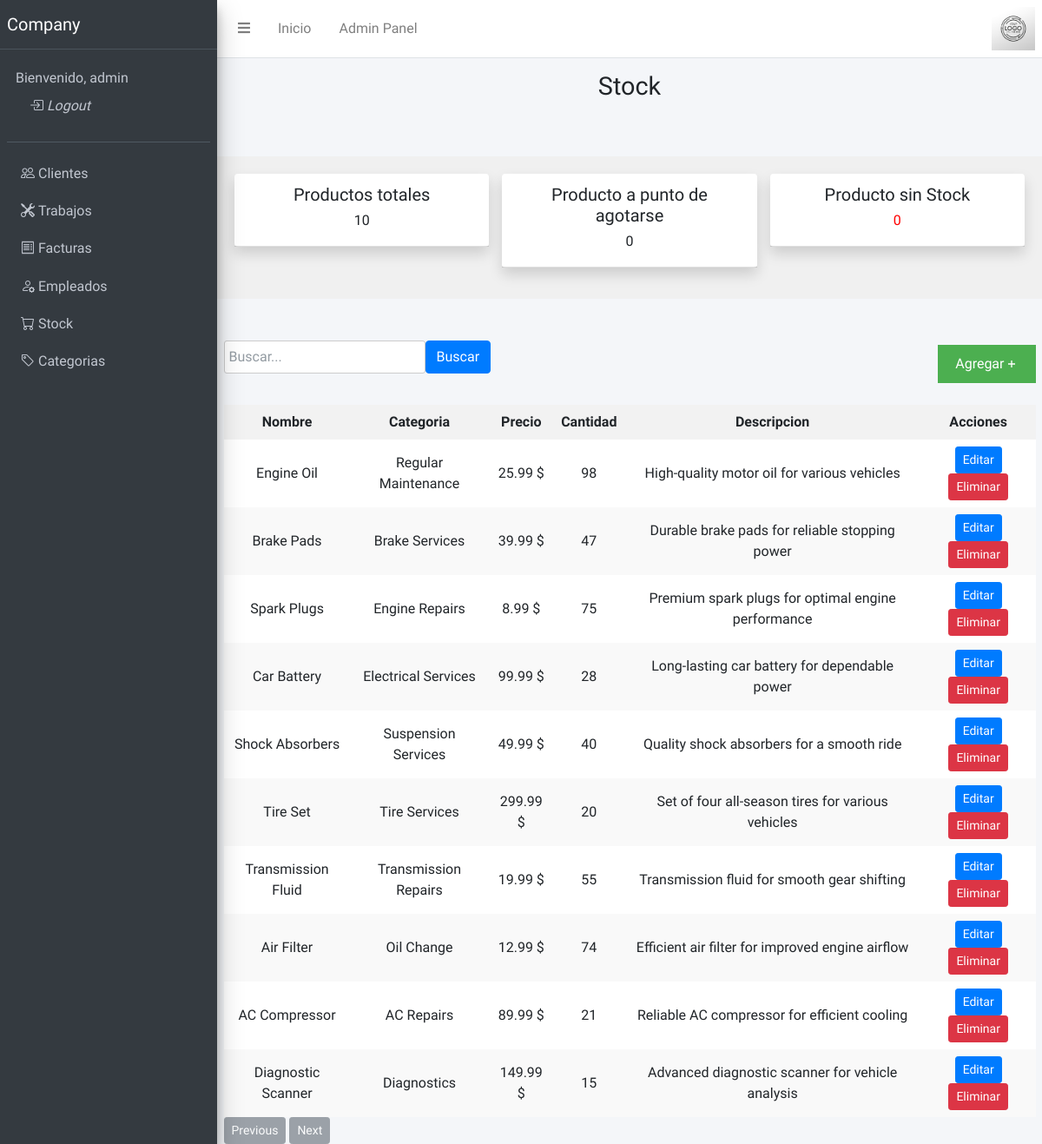
Page /management/products/ (signed in) on the committed database.
### management/models.py (models this page shows, shortened)
class Product(models.Model):
    name = models.CharField(max_length=100, blank=False, null=True, unique=True, verbose_name='Name')
    category = models.ForeignKey(Category, null=True, blank=False, on_delete=models.SET_NULL, verbose_name= 'Category')
    price = models.DecimalField(max_digits=50, decimal_places=2, blank=False, null=True, unique=False, verbose_name='Price')
    quantity = models.IntegerField(blank=False, null=True, verbose_name='Quantity')
    description = models.TextField(max_length=100, blank=True, null=True, verbose_name='Description')
    class Meta:
        db_table = 'products'
        verbose_name = 'Product'
        verbose_name_plural = 'Products'
        ordering = ['category']

class Category(models.Model):
    name = models.CharField(max_length=100, blank=False, null=True, unique=True, verbose_name='Name')
    def __str__(self):
        return self.name
    class Meta:
        db_table = 'categories'
        verbose_name = 'Category'
        verbose_name_plural = 'Categories'
        ordering = ['id']

### management/views.py (the view)
# urls.py: path('products/', ProductListView.as_view(), name='products'),
class ProductListView(LoginRequiredMixin,PermissionRequiredMixin,ListView):
    model = Product
    template_name = 'products_list.html'
    context_object_name = 'products'
    login_url = 'website:login'
    permission_required = 'management.view_product'
    def get_queryset(self):
        queryset = super().get_queryset()
        search_query = self.request.GET.get('search')
        if search_query:
            queryset = Product.objects.filter(
                Q(name__icontains=search_query) |
                Q(description__icontains=search_query) |
                Q(category__name__icontains=search_query)
            )
        return queryset
    def get_context_data(self, **kwargs):
        context = super().get_context_data(**kwargs)
        product_list = Product.objects.all()
        total_products = len(product_list)
        out_stock = []
        out_stock2 = []
        for product in product_list:
            if product.quantity <= 0:
                out_stock.append(product)
            elif product.quantity >= 1 and product.quantity < 10:
                out_stock2.append(product)
        total_out_stock = len(out_stock)
        total_out_stock2 = len(out_stock2)
        context['total_out_stock'] = total_out_stock
        context['total_out_stock2'] = total_out_stock2
        context['total_products'] = total_products
        return context

### management/templates/products_list.html (shortened to what this page needs)
{% extends 'base.html' %}
{% load static %}
{% block headerpage %}
Stock
{% endblock %}
{% block content %}
<div class="container mt-5 text-center">
    <div class="row">
        <div class="col-md-4">
            <div class="card shadow">
                <div class="card-header">
                    <h5 style="text-align: center;">Productos totales</h5>
                    <h6 style="text-align: center;">{{ total_products }}</h6>
                </div>
            </div>
        </div>
        <div class="col-md-4">
            <div class="card shadow">
                <div class="card-header">
                    <h5 style="text-align: center;">Producto a punto de agotarse</h5>
                    <h6 style="text-align: center;">{{ total_out_stock2 }}</h6>
                </div>
            </div>
        </div>
        <div class="col-md-4">
            <div class="card shadow">
                <div class="card-header">
                    <h5 style="text-align: center;">Producto sin Stock</h5>
                    <h6 style="text-align: center; color: red;">{{ total_out_stock }}</h6>
                </div>
            </div>
        </div>
    </div>
</div>
<div class="container-fluid mt-5">
    <div class="table-header">
        <div class="search-container">
            <form method="GET" action="{% url 'management:products' %}">
                <div class="form-group">
                    <input type="text" class="form-control" name="search" placeholder="Buscar...">
                    <button type="submit" class="btn btn-primary">Buscar</button>
                </div>
            </form>
        </div>
        <div class="add-button">
            <button>
                <a href={%url 'management:add_product' %} style="color:white">Agregar</a>
                <svg xmlns="http://www.w3.org/2000/svg" fill="none" viewBox="0 0 24 24" stroke="currentColor">
                    <path strokeLinecap="round" strokeLinejoin="round" strokeWidth="2" d="M12 6v6m0 0v6m0-6h6m-6 0H6" />
                </svg>
            </button>
        </div>
    </div>
    <div class="table-responsive">
        <table>
            <thead>
                <tr>
                    <th scope="col" style="text-align: center;">Nombre</th>
                    <th scope="col" style="text-align: center;">Categoria</th>
                    <th scope="col" style="text-align: center;">Precio</th>
                    <th scope="col" style="text-align: center;">Cantidad</th>
                    <th scope="col" style="text-align: center;">Descripcion</th>
                    <th scope="col" style="text-align: center;">Acciones</th>
                </tr>
            </thead>
            <tbody>
                {% for product in products %}
                <tr>
                    <td style="text-align: center;">{{ product.name }}</td>
                    {% if product.category == None%}
                        <td style="text-align: center;">Sin Categoria</td>
                    {% else %}
                        <td style="text-align: center;">{{ product.category }}</td>
                    {% endif %}
                    <td style="text-align: center;">{{ product.price }} $</td>
                    <td style="text-align: center;">{{ product.quantity }}</td>
                    <td style="text-align: center;">{{ product.description }}</td>
                    <td style="text-align: center;">
                        <a href="{% url 'management:update_product' product.id %}" class="btn btn-primary btn-sm">Editar</a>
                        <a href="{% url 'management:delete_product' product.id %}" class="btn btn-danger btn-sm">Eliminar</a>
                    </td>
                </tr>
                {% empty %}
                <tr>
                    <td colspan="9" style="text-align: center;">No se encontro stock disponible.</td>
                </tr>
                {% endfor %}
            </tbody>
        </table>
    </div>
    <div class="pagination-container">
        <button id="prev-page-btn" class="btn btn-secondary btn-sm">Previous</button>
        <button id="next-page-btn" class="btn btn-secondary btn-sm">Next</button>
    </div>
</div>
{% endblock %}

### templates/base.html (shortened to what this page needs)
{% load static %}
<!DOCTYPE html>
<html lang="en">
<head>
    <link rel="stylesheet" href="{% static 'plugins/fontawesome-free/css/all.min.css' %}">
    <link rel="stylesheet" href="{% static 'dist/css/adminlte.min.css' %}">
    <link rel="stylesheet" href="https://cdn.jsdelivr.net/npm/bootstrap-icons@1.10.5/font/bootstrap-icons.css">
    <link rel="stylesheet" href="{% static 'css/customstyles.css' %}">
</head>
<body class="hold-transition sidebar-mini">
    <div class="wrapper">
        <nav class="main-header navbar navbar-expand navbar-white navbar-light">
            <ul class="navbar-nav">
                <li class="nav-item">
                    <a class="nav-link" data-widget="pushmenu" href="#" role="button"><i class="fas fa-bars"></i></a>
                </li>
                <li class="nav-item d-none d-sm-inline-block">
                    <a href="{% url 'website:index' %}" class="nav-link">Inicio</a>
                </li>
                {% if user.is_authenticated and user.is_superuser %}
                    <li class="nav-item d-none d-sm-inline-block">
                        <a href="{% url 'admin:index' %}" class="nav-link">Admin Panel</a>
                    </li>
                {% endif %}
            </ul>
            <ul class="navbar-nav ml-auto">
                <img src="{% static 'dist/img/logo.png' %}" alt="Top Cauchos Logo" style="height: 50px;">
            </ul>
        </nav>
        <aside class="main-sidebar sidebar-dark-primary elevation-4">
            <a href="{% url 'website:index' %}" class="brand-link">
                <span class="brand-text font-weight-light">Company</span>
            </a>
            <div class="sidebar">
                <div class="user-panel mt-3 pb-3 mb-3 d-flex">
                    <div class="info">
                        <a href="#" class="d-block">Bienvenido, {{ user.username }}<a href="{% url 'website:logout' %}" class="nav-link"><i class="bi bi-box-arrow-in-right"> Logout</i></a></a>
                    </div>
                </div>
                <nav class="mt-2">
                    <ul class="nav nav-pills nav-sidebar flex-column" data-widget="treeview" role="menu"
                        data-accordion="false">
                        <li class="nav-item">
                            <a href="{% url 'clients:clients' %}" class="nav-link">
                                <i class="bi bi-people"></i>
                                <p href="{% url 'clients:clients' %}">Clientes</p>
                            </a>
                        </li>
                        <li class="nav-item">
                            <a href="{% url 'jobs:jobs' %}" class="nav-link">
                                <i class="bi bi-tools"></i>
                                <p href="{% url 'jobs:jobs' %}">Trabajos</p>
                            </a>
                        </li>
                        <li class="nav-item">
                            <a href="{% url 'management:invoices' %}" class="nav-link">
                                <i class="bi bi-receipt"></i>
                                <p href="{% url 'management:invoices' %}">Facturas</p>
                            </a>
                        </li>
                        <li class="nav-item">
                            <a href="{% url 'management:employees' %}" class="nav-link">
                                <i class="bi bi-person-gear"></i>
                                <p href="{% url 'management:employees' %}">Empleados</p>
                            </a>
                        </li>
                        <li class="nav-item">
                            <a href="{% url 'management:products' %}" class="nav-link">
                                <i class="bi bi-cart"></i>
                                <p href="{% url 'management:products' %}">Stock</p>
                            </a>
                        </li>
                        <li class="nav-item">
                            <a href="{% url 'management:categories' %}" class="nav-link">
                                <i class="bi bi-tag"></i>
                                <p href="{% url 'management:categories' %}">Categorias</p>
                            </a>
                        </li>
                    </ul>
                </nav>
            </div>
        </aside>
        <div class="content-wrapper">
            <div class="content-header">
                <div class="container-fluid">
                    <div>
                        <div>
                            <h1 class="m-0" style="text-align: center;">{% block headerpage %}{% endblock %}</h1>
                        </div>
                    </div>
                </div>
            </div>
            {% block content %}{% endblock %}
        </div>
    </div>
</body>
</html>

### static/css/customstyles.css (style rules this page uses)
body, h1, h2, h3, p, ul, li { margin: 0; padding: 0; }
html, body, .container { height: 100%; }
.container { display: flex; flex-direction: column; background-color: #f0f0f0; padding: 20px; }
.table-responsive { overflow-x: auto; }
table { width: 100%; border-collapse: collapse; background-color: #fff; }
th, td { text-align: left; padding: 8px; }
th { background-color: #f2f2f2; }
tr:nth-child(even) { background-color: #f9f9f9; }
.table-header { display: flex; justify-content: space-between; align-items: center; margin-bottom: 20px; }
.add-button button { padding: 10px 20px; background-color: #4CAF50; color: white; border: none; cursor: pointer; display: flex; align-items: center; }
.add-button button svg { width: 16px; height: 16px; stroke-width: 2; vertical-align: middle; }
.search-container { margin-right: 10px; }
.search-container .form-group { display: flex; align-items: center; }
.search-container input { padding: 5px; border: 1px solid #ccc; border-radius: 3px; }

### rows in the picture
Product: name "Engine Oil", category "Regular Maintenance", price "25.99", quantity "98", description "High-quality motor oil for various vehicles"
Product: name "Brake Pads", category "Brake Services", price "39.99", quantity "47", description "Durable brake pads for reliable stopping power"
Product: name "Spark Plugs", category "Engine Repairs", price "8.99", quantity "75", description "Premium spark plugs for optimal engine performance"
Product: name "Car Battery", category "Electrical Services", price "99.99", quantity "28", description "Long-lasting car battery for dependable power"
Product: name "Shock Absorbers", category "Suspension Services", price "49.99", quantity "40", description "Quality shock absorbers for a smooth ride"
Product: name "Tire Set", category "Tire Services", price "299.99", quantity "20", description "Set of four all-season tires for various vehicles"
Product: name "Transmission Fluid", category "Transmission Repairs", price "19.99", quantity "55", description "Transmission fluid for smooth gear shifting"
Product: name "Air Filter", category "Oil Change", price "12.99", quantity "74", description "Efficient air filter for improved engine airflow"
Product: name "AC Compressor", category "AC Repairs", price "89.99", quantity "21", description "Reliable AC compressor for efficient cooling"
Product: name "Diagnostic Scanner", category "Diagnostics", price "149.99", quantity "15", description "Advanced diagnostic scanner for vehicle analysis"

### other values in the picture
{{ user.username }} "admin"
{{ total_products }} "10"
{{ total_out_stock2 }} "0"
{{ total_out_stock }} "0"
